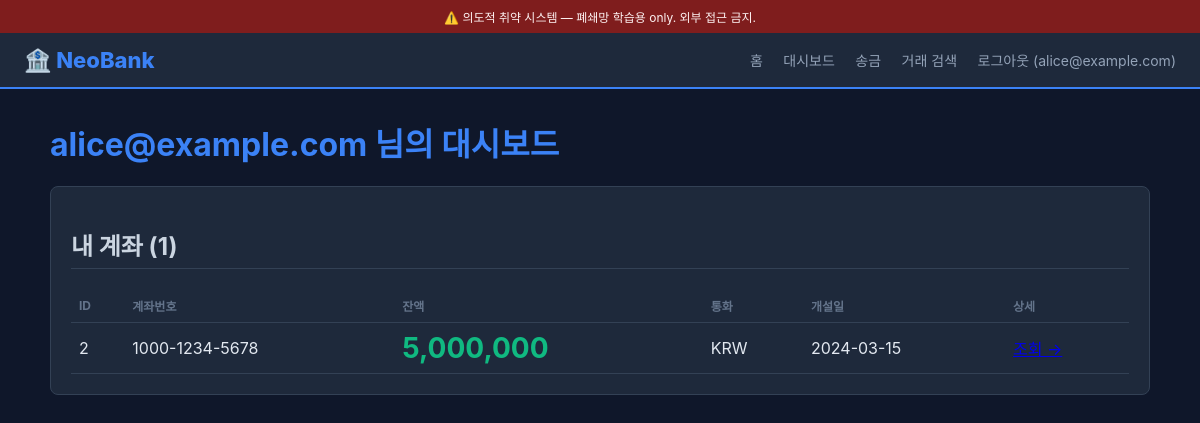
/dashboard (signed in), run on the app's committed database.
### tables this page shows
CREATE TABLE users (
            id INTEGER PRIMARY KEY,
            email TEXT UNIQUE NOT NULL,
            password TEXT NOT NULL,           -- 의도적 평문
            full_name TEXT,
            phone TEXT,
            ssn TEXT,                         -- V19 PII
            role TEXT DEFAULT 'user',         -- user / admin / teller
            secret_question TEXT,
            secret_answer TEXT,
            api_key TEXT
        );

CREATE TABLE accounts (
            id INTEGER PRIMARY KEY,
            user_id INTEGER NOT NULL,
            account_number TEXT UNIQUE,
            balance REAL DEFAULT 0,
            currency TEXT DEFAULT 'KRW',
            opened_at TEXT
        );

### app.py (the view)
@app.route("/dashboard")
def dashboard():
    u = current_user()
    if not u:
        return redirect("/login")
    accts = db().execute("SELECT * FROM accounts WHERE user_id=?",
                          (u["sub"],)).fetchall()
    return render_template("dashboard.html", user=u, accounts=accts)

### app.py (called while the page is built, shortened)
@app.after_request
def add_cors(resp):
    resp.headers["Access-Control-Allow-Origin"] = "*"
    resp.headers["Access-Control-Allow-Credentials"] = "true"
    resp.headers["Access-Control-Allow-Methods"] = "*"
    return resp

def db():
    if "db" not in g:
        g.db = sqlite3.connect(DB_PATH)
        g.db.row_factory = sqlite3.Row
    return g.db

def current_user():
    auth = request.headers.get("Authorization", "")
    if "user_id" in session:
        u = db().execute("SELECT * FROM users WHERE id=?",
                          (session["user_id"],)).fetchone()
        if u:
            return {"sub": u["id"], "email": u["email"], "role": u["role"]}
    if request.headers.get("X-Role") == "admin":
        return {"sub": 0, "email": "header-admin", "role": "admin"}
    return None

### templates/dashboard.html
{% extends "base.html" %}
{% block content %}
<h1>{{user.email}} 님의 대시보드</h1>
<div class="card">
  <h2>내 계좌 ({{accounts|length}})</h2>
  <table>
    <tr><th>ID</th><th>계좌번호</th><th>잔액</th><th>통화</th><th>개설일</th><th>상세</th></tr>
    {% for a in accounts %}
    <tr>
      <td>{{a.id}}</td>
      <td>{{a.account_number}}</td>
      <td class="balance">{{ '{:,.0f}'.format(a.balance) }}</td>
      <td>{{a.currency}}</td>
      <td>{{a.opened_at}}</td>
      <td><a href="/accounts/{{a.id}}">조회 →</a></td>
    </tr>
    {% endfor %}
  </table>
</div>
{% endblock %}

### templates/base.html (shortened to what this page needs)
<!DOCTYPE html>
<html lang="ko">
<head>
</head>
<body>
  <div class="footer-warn">⚠️ 의도적 취약 시스템 — 폐쇄망 학습용 only. 외부 접근 금지.</div>
  <nav>
    <span class="logo">🏦 NeoBank</span>
    <div>
      <a href="/">홈</a>
      <a href="/dashboard">대시보드</a>
      <a href="/transfer">송금</a>
      <a href="/search">거래 검색</a>
      {% if user %}<a href="/logout">로그아웃 ({{user.email}})</a>{% else %}<a href="/login">로그인</a>{% endif %}
    </div>
  </nav>
  <div class="container">{% block content %}{% endblock %}</div>
</body>
</html>

### templates/base.html (style rules this page uses)
body { font-family: -apple-system, sans-serif; background: #0f172a; color: #e2e8f0; margin: 0; }
nav { background: #1e293b; padding: 14px 24px; display: flex; justify-content: space-between; align-items: center; border-bottom: 2px solid #3b82f6; }
nav .logo { font-size: 22px; font-weight: 800; color: #3b82f6; }
nav a { color: #94a3b8; text-decoration: none; margin-left: 16px; font-size: 14px; }
.container { max-width: 1100px; margin: 30px auto; padding: 0 24px; }
h1 { color: #3b82f6; }
h2 { color: #cbd5e1; border-bottom: 1px solid #334155; padding-bottom: 6px; }
.card { background: #1e293b; border: 1px solid #334155; border-radius: 8px; padding: 20px; margin-bottom: 16px; }
table { width: 100%; border-collapse: collapse; }
th, td { padding: 8px; text-align: left; border-bottom: 1px solid #334155; }
th { color: #64748b; font-size: 12px; text-transform: uppercase; }
.balance { font-size: 28px; font-weight: 700; color: #10b981; }
.footer-warn { background: #7f1d1d; color: #fef2f2; padding: 8px 24px; font-size: 12px; text-align: center; }

### data on the page
users: email "alice@example.com"
accounts: id "2", account_number "1000-1234-5678", balance "5,000,000", currency "KRW", opened_at "2024-03-15"

### other printed values
{{ accounts|length }} "1"
